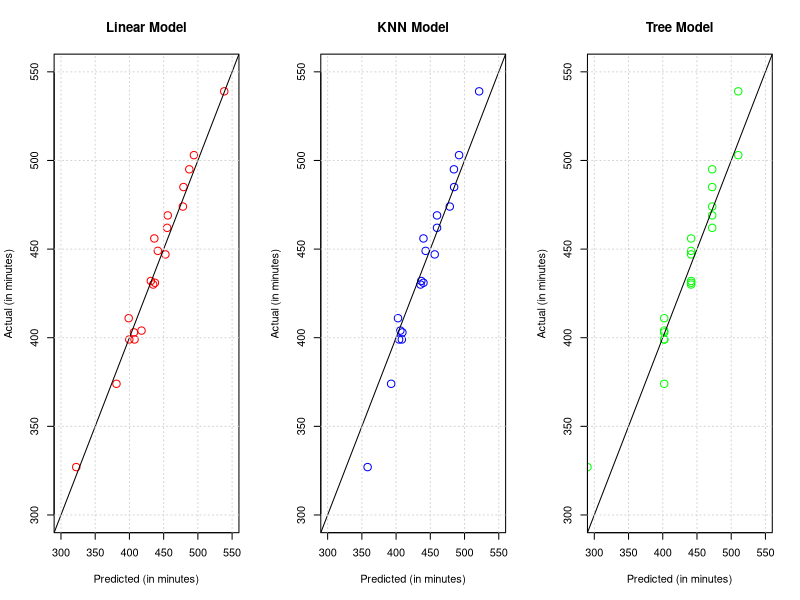
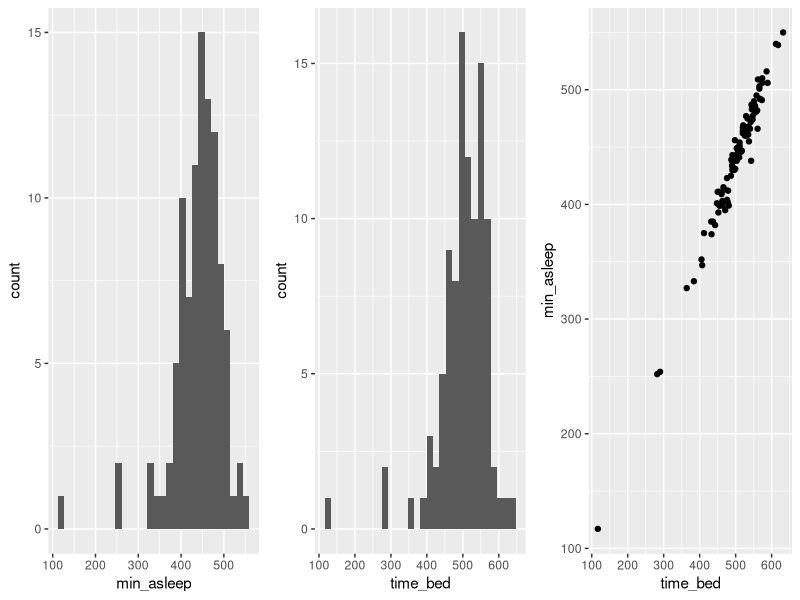

Reproduce these figures in R, in order.
## ---- chunk 1
knitr::opts_chunk$set(echo = FALSE, fig.align = 'center')
## ---- chunk 2
library(readr)
library(rsample)
library(caret)
library(rpart)
library(knitr)
library(kableExtra)
library(ggplot2)
library(gridExtra)
library(tibble)
## ---- chunk 3
sleep = read_csv(file = "data/fitbit-export-20190904.csv")
## ---- chunk 4
sleep_trn = head(sleep, n = 100)
sleep_tst = tail(sleep, n = 22)

sleep_est = head(sleep_trn, n = 80)
sleep_val = tail(sleep_trn, n = 20)
## ---- chunk 5
lm_mod = lm(min_asleep ~ time_bed, data = sleep_est)
knn_mod = knnreg(min_asleep ~ time_bed, data = sleep_est)
tree_mod = rpart(min_asleep ~ time_bed, data = sleep_est)
## ---- chunk 6
calc_rmse = function(actual, predicted) {
  sqrt(mean( (actual - predicted) ^ 2) )
}
## ---- chunk 7
sleep_val_rmse = c(calc_rmse(actual = sleep_val$min_asleep,
                             predicted = predict(lm_mod, sleep_val)),
                   calc_rmse(actual = sleep_val$min_asleep,
                             predicted = predict(knn_mod, sleep_val)),
                   calc_rmse(actual = sleep_val$min_asleep,
                             predicted = predict(tree_mod, sleep_val)))
## ---- chunk 8
rmse = sleep_val_rmse
model = c("Linear", "K-Nearest Neighbors", "Tree")
sleep_results = tibble(model, rmse)
kable(sleep_results) %>%
  kable_styling(bootstrap_options = "striped", full_width = FALSE)
## ---- chunk 9
par(mfrow = c(1, 3))
plot(x = predict(lm_mod, sleep_val), y = sleep_val$min_asleep, 
     col = "red", main = "Linear Model", 
     xlab = "Predicted (in minutes)", ylab = "Actual (in minutes)", 
     xlim = c(300, 550), ylim = c(300, 550), cex = 1.5)
abline(a = 0, b = 1)
grid()
plot(x = predict(knn_mod, sleep_val), y = sleep_val$min_asleep, 
     col = "blue", main = "KNN Model", 
     xlab = "Predicted (in minutes)", ylab = "Actual (in minutes)", 
     xlim = c(300, 550), ylim = c(300, 550), cex = 1.5)
abline(a = 0, b = 1)
grid()
plot(x = predict(tree_mod, sleep_val), y = sleep_val$min_asleep, 
     col = "green", main = "Tree Model", 
     xlab = "Predicted (in minutes)", ylab = "Actual (in minutes)", 
     xlim = c(300, 550), ylim = c(300, 550), cex = 1.5)
abline(a = 0, b = 1)
grid()
## ---- chunk 10
lm_mod_tst = lm(min_asleep ~ time_bed, data = sleep_trn)
calc_rmse(actual = sleep_tst$min_asleep, predicted = predict(lm_mod_tst, sleep_tst))
## ---- chunk 11
plot_1 = sleep_trn %>% 
  ggplot(aes(x = min_asleep)) + 
  geom_histogram(bins = 30)


plot_2 = sleep_trn %>% 
  ggplot(aes(x = time_bed)) + 
  geom_histogram(bins = 30)


plot_3 = sleep_trn %>% 
  ggplot(aes(x = time_bed, y = min_asleep)) + 
  geom_point()

grid.arrange(plot_1, plot_2, plot_3, ncol = 3)
## ---- chunk 12
# What is divisible by 3?
a_variable = 1:100
ifelse(a_variable %% 3 == 1, "Yes", "No")

# How long are character strings?
another_variable = c("hello", "STAT", "432")
for (i in seq_along(another_variable)) {
  print(nchar(another_variable[i]))
}

# Just some vectors
x = 1:100
y = 5:6
z = x ^ 2 + y ^ 2

# An if-else statement
if (1 > 100) {
  print("HELLO!")
} else {
  print("GOODBYE")
}

# A simple linear model
fit = lm(speed ~ dist, data = cars)
mean(fit$residuals, na.rm = FALSE)
